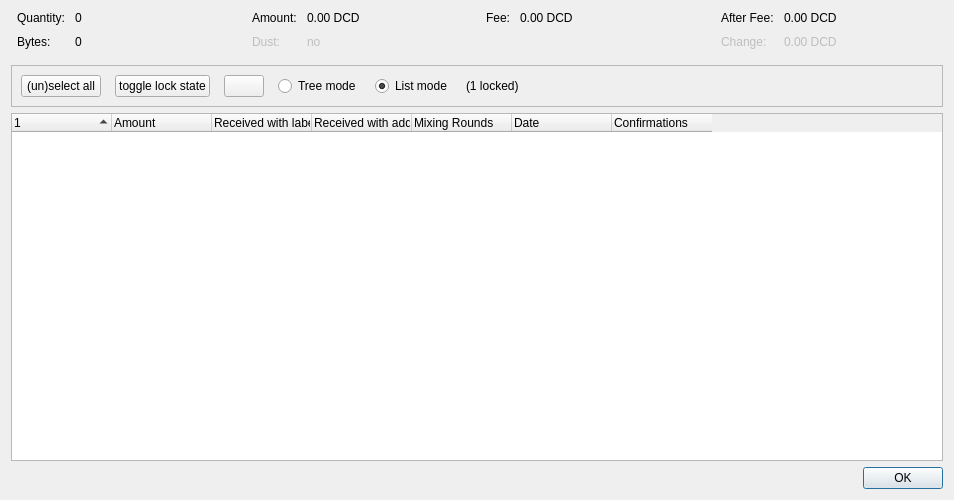
<?xml version="1.0" encoding="UTF-8"?>
<ui version="4.0">
 <class>CoinControlDialog</class>
 <widget class="QDialog" name="CoinControlDialog">
  <property name="geometry">
   <rect>
    <x>0</x>
    <y>0</y>
    <width>954</width>
    <height>500</height>
   </rect>
  </property>
  <property name="windowTitle">
   <string>Coin Selection</string>
  </property>
  <layout class="QVBoxLayout" name="verticalLayout">
   <item>
    <layout class="QHBoxLayout" name="horizontalLayoutTop" stretch="0,0,0,0">
     <property name="topMargin">
      <number>0</number>
     </property>
     <property name="bottomMargin">
      <number>10</number>
     </property>
     <item>
      <layout class="QFormLayout" name="formLayoutCoinControl1">
       <property name="horizontalSpacing">
        <number>10</number>
       </property>
       <property name="verticalSpacing">
        <number>10</number>
       </property>
       <property name="leftMargin">
        <number>6</number>
       </property>
       <property name="rightMargin">
        <number>6</number>
       </property>
       <item row="0" column="0">
        <widget class="QLabel" name="labelCoinControlQuantityText">
         <property name="text">
          <string>Quantity:</string>
         </property>
        </widget>
       </item>
       <item row="0" column="1">
        <widget class="QLabel" name="labelCoinControlQuantity">
         <property name="cursor">
          <cursorShape>IBeamCursor</cursorShape>
         </property>
         <property name="contextMenuPolicy">
          <enum>Qt::ActionsContextMenu</enum>
         </property>
         <property name="text">
          <string notr="true">0</string>
         </property>
         <property name="textInteractionFlags">
          <set>Qt::LinksAccessibleByMouse|Qt::TextSelectableByKeyboard|Qt::TextSelectableByMouse</set>
         </property>
        </widget>
       </item>
       <item row="1" column="0">
        <widget class="QLabel" name="labelCoinControlBytesText">
         <property name="text">
          <string>Bytes:</string>
         </property>
        </widget>
       </item>
       <item row="1" column="1">
        <widget class="QLabel" name="labelCoinControlBytes">
         <property name="cursor">
          <cursorShape>IBeamCursor</cursorShape>
         </property>
         <property name="contextMenuPolicy">
          <enum>Qt::ActionsContextMenu</enum>
         </property>
         <property name="text">
          <string notr="true">0</string>
         </property>
         <property name="textInteractionFlags">
          <set>Qt::LinksAccessibleByMouse|Qt::TextSelectableByKeyboard|Qt::TextSelectableByMouse</set>
         </property>
        </widget>
       </item>
      </layout>
     </item>
     <item>
      <layout class="QFormLayout" name="formLayoutCoinControl2">
       <property name="horizontalSpacing">
        <number>10</number>
       </property>
       <property name="verticalSpacing">
        <number>10</number>
       </property>
       <property name="leftMargin">
        <number>6</number>
       </property>
       <property name="rightMargin">
        <number>6</number>
       </property>
       <item row="0" column="0">
        <widget class="QLabel" name="labelCoinControlAmountText">
         <property name="text">
          <string>Amount:</string>
         </property>
        </widget>
       </item>
       <item row="0" column="1">
        <widget class="QLabel" name="labelCoinControlAmount">
         <property name="cursor">
          <cursorShape>IBeamCursor</cursorShape>
         </property>
         <property name="contextMenuPolicy">
          <enum>Qt::ActionsContextMenu</enum>
         </property>
         <property name="text">
          <string notr="true">0.00 DCD</string>
         </property>
         <property name="textInteractionFlags">
          <set>Qt::LinksAccessibleByMouse|Qt::TextSelectableByKeyboard|Qt::TextSelectableByMouse</set>
         </property>
        </widget>
       </item>
       <item row="1" column="0">
        <widget class="QLabel" name="labelCoinControlLowOutputText">
         <property name="enabled">
          <bool>false</bool>
         </property>
         <property name="text">
          <string>Dust:</string>
         </property>
        </widget>
       </item>
       <item row="1" column="1">
        <widget class="QLabel" name="labelCoinControlLowOutput">
         <property name="enabled">
          <bool>false</bool>
         </property>
         <property name="cursor">
          <cursorShape>IBeamCursor</cursorShape>
         </property>
         <property name="contextMenuPolicy">
          <enum>Qt::ActionsContextMenu</enum>
         </property>
         <property name="text">
          <string notr="true">no</string>
         </property>
         <property name="textInteractionFlags">
          <set>Qt::LinksAccessibleByMouse|Qt::TextSelectableByKeyboard|Qt::TextSelectableByMouse</set>
         </property>
        </widget>
       </item>
      </layout>
     </item>
     <item>
      <layout class="QFormLayout" name="formLayoutCoinControl3">
       <property name="horizontalSpacing">
        <number>10</number>
       </property>
       <property name="verticalSpacing">
        <number>10</number>
       </property>
       <property name="leftMargin">
        <number>6</number>
       </property>
       <property name="rightMargin">
        <number>6</number>
       </property>
       <item row="0" column="0">
        <widget class="QLabel" name="labelCoinControlFeeText">
         <property name="text">
          <string>Fee:</string>
         </property>
        </widget>
       </item>
       <item row="0" column="1">
        <widget class="QLabel" name="labelCoinControlFee">
         <property name="cursor">
          <cursorShape>IBeamCursor</cursorShape>
         </property>
         <property name="contextMenuPolicy">
          <enum>Qt::ActionsContextMenu</enum>
         </property>
         <property name="text">
          <string notr="true">0.00 DCD</string>
         </property>
         <property name="textInteractionFlags">
          <set>Qt::LinksAccessibleByMouse|Qt::TextSelectableByKeyboard|Qt::TextSelectableByMouse</set>
         </property>
        </widget>
       </item>
      </layout>
     </item>
     <item>
      <layout class="QFormLayout" name="formLayoutCoinControl4">
       <property name="horizontalSpacing">
        <number>10</number>
       </property>
       <property name="verticalSpacing">
        <number>10</number>
       </property>
       <property name="leftMargin">
        <number>6</number>
       </property>
       <property name="rightMargin">
        <number>6</number>
       </property>
       <item row="0" column="0">
        <widget class="QLabel" name="labelCoinControlAfterFeeText">
         <property name="text">
          <string>After Fee:</string>
         </property>
        </widget>
       </item>
       <item row="0" column="1">
        <widget class="QLabel" name="labelCoinControlAfterFee">
         <property name="cursor">
          <cursorShape>IBeamCursor</cursorShape>
         </property>
         <property name="contextMenuPolicy">
          <enum>Qt::ActionsContextMenu</enum>
         </property>
         <property name="text">
          <string notr="true">0.00 DCD</string>
         </property>
         <property name="textInteractionFlags">
          <set>Qt::LinksAccessibleByMouse|Qt::TextSelectableByKeyboard|Qt::TextSelectableByMouse</set>
         </property>
        </widget>
       </item>
       <item row="1" column="0">
        <widget class="QLabel" name="labelCoinControlChangeText">
         <property name="enabled">
          <bool>false</bool>
         </property>
         <property name="text">
          <string>Change:</string>
         </property>
        </widget>
       </item>
       <item row="1" column="1">
        <widget class="QLabel" name="labelCoinControlChange">
         <property name="enabled">
          <bool>false</bool>
         </property>
         <property name="cursor">
          <cursorShape>IBeamCursor</cursorShape>
         </property>
         <property name="contextMenuPolicy">
          <enum>Qt::ActionsContextMenu</enum>
         </property>
         <property name="text">
          <string notr="true">0.00 DCD</string>
         </property>
         <property name="textInteractionFlags">
          <set>Qt::LinksAccessibleByMouse|Qt::TextSelectableByKeyboard|Qt::TextSelectableByMouse</set>
         </property>
        </widget>
       </item>
      </layout>
     </item>
    </layout>
   </item>
   <item>
    <widget class="QFrame" name="frame">
     <property name="minimumSize">
      <size>
       <width>0</width>
       <height>40</height>
      </size>
     </property>
     <property name="frameShape">
      <enum>QFrame::StyledPanel</enum>
     </property>
     <property name="frameShadow">
      <enum>QFrame::Sunken</enum>
     </property>
     <layout class="QHBoxLayout" name="horizontalLayout">
      <item>
       <layout class="QHBoxLayout" name="horizontalLayoutPanel" stretch="0,0,0,0,0,0,0">
        <property name="spacing">
         <number>14</number>
        </property>
        <item>
         <widget class="QPushButton" name="pushButtonSelectAll">
          <property name="sizePolicy">
           <sizepolicy hsizetype="Maximum" vsizetype="Fixed">
            <horstretch>0</horstretch>
            <verstretch>0</verstretch>
           </sizepolicy>
          </property>
          <property name="text">
           <string>(un)select all</string>
          </property>
          <property name="autoDefault">
           <bool>false</bool>
          </property>
         </widget>
        </item>
        <item>
         <widget class="QPushButton" name="pushButtonToggleLock">
          <property name="sizePolicy">
           <sizepolicy hsizetype="Maximum" vsizetype="Fixed">
            <horstretch>0</horstretch>
            <verstretch>0</verstretch>
           </sizepolicy>
          </property>
          <property name="text">
           <string>toggle lock state</string>
          </property>
          <property name="autoDefault">
           <bool>false</bool>
          </property>
         </widget>
        </item>
        <item>
         <widget class="QPushButton" name="hideButton">
          <property name="sizePolicy">
           <sizepolicy hsizetype="Maximum" vsizetype="Fixed">
            <horstretch>0</horstretch>
            <verstretch>0</verstretch>
           </sizepolicy>
          </property>
          <property name="text">
           <string/>
          </property>
          <property name="autoDefault">
           <bool>false</bool>
          </property>
         </widget>
        </item>
        <item>
         <widget class="QRadioButton" name="radioTreeMode">
          <property name="sizePolicy">
           <sizepolicy hsizetype="Maximum" vsizetype="Fixed">
            <horstretch>0</horstretch>
            <verstretch>0</verstretch>
           </sizepolicy>
          </property>
          <property name="text">
           <string>Tree mode</string>
          </property>
         </widget>
        </item>
        <item>
         <widget class="QRadioButton" name="radioListMode">
          <property name="sizePolicy">
           <sizepolicy hsizetype="Maximum" vsizetype="Fixed">
            <horstretch>0</horstretch>
            <verstretch>0</verstretch>
           </sizepolicy>
          </property>
          <property name="text">
           <string>List mode</string>
          </property>
          <property name="checked">
           <bool>true</bool>
          </property>
         </widget>
        </item>
        <item>
         <widget class="QLabel" name="labelLocked">
          <property name="text">
           <string>(1 locked)</string>
          </property>
         </widget>
        </item>
        <item>
         <spacer name="horizontalSpacer">
          <property name="orientation">
           <enum>Qt::Horizontal</enum>
          </property>
          <property name="sizeHint" stdset="0">
           <size>
            <width>40</width>
            <height>20</height>
           </size>
          </property>
         </spacer>
        </item>
       </layout>
      </item>
     </layout>
    </widget>
   </item>
   <item>
    <widget class="CoinControlTreeWidget" name="treeWidget">
     <property name="contextMenuPolicy">
      <enum>Qt::CustomContextMenu</enum>
     </property>
     <property name="sortingEnabled">
      <bool>false</bool>
     </property>
     <property name="columnCount">
      <number>7</number>
     </property>
     <attribute name="headerShowSortIndicator" stdset="0">
      <bool>true</bool>
     </attribute>
     <attribute name="headerStretchLastSection">
      <bool>false</bool>
     </attribute>
     <column>
      <property name="text">
       <string/>
      </property>
     </column>
     <column>
      <property name="text">
       <string>Amount</string>
      </property>
     </column>
     <column>
      <property name="text">
       <string>Received with label</string>
      </property>
     </column>
     <column>
      <property name="text">
       <string>Received with address</string>
      </property>
     </column>
     <column>
      <property name="text">
       <string>Mixing Rounds</string>
      </property>
     </column>
     <column>
      <property name="text">
       <string>Date</string>
      </property>
     </column>
     <column>
      <property name="text">
       <string>Confirmations</string>
      </property>
      <property name="toolTip">
       <string>Confirmed</string>
      </property>
     </column>
    </widget>
   </item>
   <item>
    <widget class="QDialogButtonBox" name="buttonBox">
     <property name="orientation">
      <enum>Qt::Horizontal</enum>
     </property>
     <property name="standardButtons">
      <set>QDialogButtonBox::Ok</set>
     </property>
    </widget>
   </item>
  </layout>
 </widget>
 <customwidgets>
  <customwidget>
   <class>CoinControlTreeWidget</class>
   <extends>QTreeWidget</extends>
   <header>qt/coincontroltreewidget.h</header>
  </customwidget>
 </customwidgets>
 <resources/>
 <connections/>
</ui>
